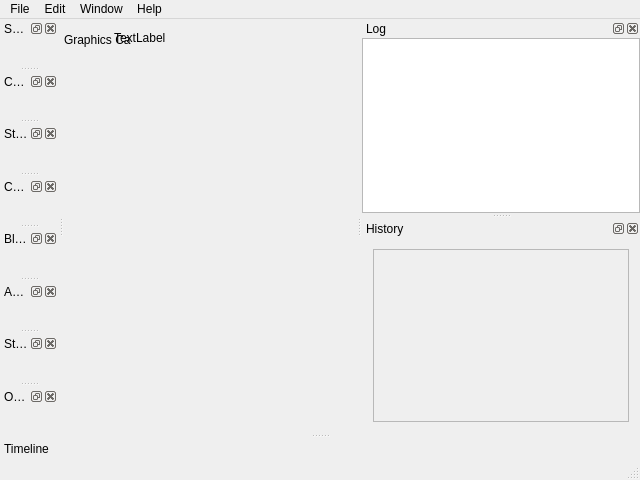
<?xml version="1.0" encoding="UTF-8"?>
<ui version="4.0">
 <class>MainWindow</class>
 <widget class="QMainWindow" name="MainWindow">
  <property name="geometry">
   <rect>
    <x>0</x>
    <y>0</y>
    <width>640</width>
    <height>480</height>
   </rect>
  </property>
  <property name="minimumSize">
   <size>
    <width>640</width>
    <height>480</height>
   </size>
  </property>
  <property name="contextMenuPolicy">
   <enum>Qt::NoContextMenu</enum>
  </property>
  <property name="dockOptions">
   <set>QMainWindow::AllowTabbedDocks|QMainWindow::AnimatedDocks|QMainWindow::ForceTabbedDocks</set>
  </property>
  <widget class="CentralStackedWidget" name="centralStackedWidget">
   <widget class="QLabel" name="gpuInfoLabel">
    <property name="geometry">
     <rect>
      <x>0</x>
      <y>0</y>
      <width>16</width>
      <height>16</height>
     </rect>
    </property>
    <property name="text">
     <string/>
    </property>
   </widget>
   <widget class="QLabel" name="graphicsCardLabel">
    <property name="geometry">
     <rect>
      <x>0</x>
      <y>13</y>
      <width>67</width>
      <height>16</height>
     </rect>
    </property>
    <property name="text">
     <string>Graphics Card</string>
    </property>
   </widget>
   <widget class="QLabel" name="renderedFrame">
    <property name="geometry">
     <rect>
      <x>50</x>
      <y>10</y>
      <width>67</width>
      <height>17</height>
     </rect>
    </property>
    <property name="text">
     <string>TextLabel</string>
    </property>
   </widget>
  </widget>
  <widget class="QStatusBar" name="statusBar"/>
  <widget class="QDockWidget" name="seekBarDock">
   <property name="features">
    <set>QDockWidget::NoDockWidgetFeatures</set>
   </property>
   <property name="allowedAreas">
    <set>Qt::BottomDockWidgetArea|Qt::TopDockWidgetArea</set>
   </property>
   <property name="windowTitle">
    <string>Timeline</string>
   </property>
   <attribute name="dockWidgetArea">
    <number>8</number>
   </attribute>
   <widget class="SeekBar" name="seekbar"/>
  </widget>
  <widget class="QDockWidget" name="logWidgetDock">
   <property name="floating">
    <bool>false</bool>
   </property>
   <property name="windowTitle">
    <string>Log</string>
   </property>
   <attribute name="dockWidgetArea">
    <number>2</number>
   </attribute>
   <widget class="LogWidget" name="logWidget"/>
  </widget>
  <widget class="QDockWidget" name="synchronizationWidgetDock">
   <property name="allowedAreas">
    <set>Qt::LeftDockWidgetArea|Qt::RightDockWidgetArea</set>
   </property>
   <property name="windowTitle">
    <string>Synchronization</string>
   </property>
   <attribute name="dockWidgetArea">
    <number>1</number>
   </attribute>
   <widget class="SynchronizationWidget" name="synchronizationWidget"/>
  </widget>
  <widget class="QDockWidget" name="colorCorrectionWidgetDock">
   <property name="allowedAreas">
    <set>Qt::LeftDockWidgetArea|Qt::RightDockWidgetArea</set>
   </property>
   <property name="windowTitle">
    <string>Color correction</string>
   </property>
   <attribute name="dockWidgetArea">
    <number>1</number>
   </attribute>
   <widget class="ExposureWidget" name="exposureWidget"/>
  </widget>
  <widget class="QMenuBar" name="menuBar">
   <property name="geometry">
    <rect>
     <x>0</x>
     <y>0</y>
     <width>640</width>
     <height>20</height>
    </rect>
   </property>
   <widget class="QMenu" name="menuFile">
    <property name="title">
     <string>File</string>
    </property>
    <addaction name="actionNew"/>
    <addaction name="separator"/>
    <addaction name="actionOpenPTV"/>
    <addaction name="actionOpen_Media"/>
    <addaction name="actionOpen_Working_Directory"/>
    <addaction name="separator"/>
    <addaction name="actionSave_ptv"/>
    <addaction name="actionSave_Project_As"/>
    <addaction name="separator"/>
    <addaction name="actionExit"/>
   </widget>
   <widget class="QMenu" name="menuHelp">
    <property name="title">
     <string>Help</string>
    </property>
    <addaction name="actionSupport"/>
    <addaction name="separator"/>
    <addaction name="separator"/>
    <addaction name="actionAbout"/>
    <addaction name="actionShortcut"/>
   </widget>
   <widget class="QMenu" name="menuEdit">
    <property name="title">
     <string>Edit</string>
    </property>
    <addaction name="actionPreferences"/>
    <addaction name="separator"/>
    <addaction name="actionExtract_stills_to"/>
    <addaction name="actionExtract_stills"/>
    <addaction name="actionExtract_output_to"/>
    <addaction name="separator"/>
   </widget>
   <widget class="QMenu" name="menuWindow">
    <property name="title">
     <string>Window</string>
    </property>
   </widget>
   <addaction name="menuFile"/>
   <addaction name="menuEdit"/>
   <addaction name="menuWindow"/>
   <addaction name="menuHelp"/>
  </widget>
  <widget class="QDockWidget" name="stabilizationWidgetDock">
   <property name="allowedAreas">
    <set>Qt::LeftDockWidgetArea|Qt::RightDockWidgetArea</set>
   </property>
   <property name="windowTitle">
    <string>Stabilization &amp;&amp; Orientation</string>
   </property>
   <attribute name="dockWidgetArea">
    <number>1</number>
   </attribute>
   <widget class="StabilizationWidget" name="stabilizationWidget"/>
  </widget>
  <widget class="QDockWidget" name="calibrationWidgetDock">
   <property name="allowedAreas">
    <set>Qt::LeftDockWidgetArea|Qt::RightDockWidgetArea</set>
   </property>
   <property name="windowTitle">
    <string>Calibration</string>
   </property>
   <attribute name="dockWidgetArea">
    <number>1</number>
   </attribute>
   <widget class="CalibrationWidget" name="calibrationWidget"/>
  </widget>
  <widget class="QDockWidget" name="blendingMaskWidgetDock">
   <property name="allowedAreas">
    <set>Qt::LeftDockWidgetArea|Qt::RightDockWidgetArea</set>
   </property>
   <property name="windowTitle">
    <string>Blending mask</string>
   </property>
   <attribute name="dockWidgetArea">
    <number>1</number>
   </attribute>
   <widget class="BlendingMaskWidget" name="blendingMaskWidget"/>
  </widget>
  <widget class="QDockWidget" name="advancedBlendingWidgetDock">
   <property name="allowedAreas">
    <set>Qt::LeftDockWidgetArea|Qt::RightDockWidgetArea</set>
   </property>
   <property name="windowTitle">
    <string>Advanced blending</string>
   </property>
   <attribute name="dockWidgetArea">
    <number>1</number>
   </attribute>
   <widget class="AdvancedBlendingWidget" name="advancedBlendingWidget"/>
  </widget>
  <widget class="QDockWidget" name="commandWidgetDock">
   <property name="windowTitle">
    <string>History</string>
   </property>
   <attribute name="dockWidgetArea">
    <number>2</number>
   </attribute>
   <widget class="QWidget" name="commandWidget">
    <layout class="QHBoxLayout" name="commandLayout">
     <item>
      <widget class="QUndoView" name="undoView">
       <property name="enabled">
        <bool>false</bool>
       </property>
      </widget>
     </item>
    </layout>
   </widget>
  </widget>
  <widget class="QDockWidget" name="stereoWidgetDock">
   <property name="allowedAreas">
    <set>Qt::LeftDockWidgetArea|Qt::RightDockWidgetArea</set>
   </property>
   <property name="windowTitle">
    <string>Stereo configuration</string>
   </property>
   <attribute name="dockWidgetArea">
    <number>1</number>
   </attribute>
   <widget class="StereoConfigurationWidget" name="stereoWidget"/>
  </widget>
  <widget class="QDockWidget" name="outputConfigDockWidget">
   <property name="allowedAreas">
    <set>Qt::LeftDockWidgetArea|Qt::RightDockWidgetArea</set>
   </property>
   <property name="windowTitle">
    <string>Output configuration</string>
   </property>
   <attribute name="dockWidgetArea">
    <number>1</number>
   </attribute>
   <widget class="OutputConfigurationWidget" name="outputConfigurationWidget"/>
  </widget>
  <action name="actionExit">
   <property name="text">
    <string>Exit</string>
   </property>
   <property name="shortcut">
    <string notr="true">Alt+F4</string>
   </property>
   <property name="shortcutContext">
    <enum>Qt::ApplicationShortcut</enum>
   </property>
  </action>
  <action name="actionAbout">
   <property name="text">
    <string>About</string>
   </property>
  </action>
  <action name="actionOpenPTV">
   <property name="text">
    <string>Open project...</string>
   </property>
   <property name="iconText">
    <string>Open project...</string>
   </property>
   <property name="toolTip">
    <string>Open project...</string>
   </property>
   <property name="shortcut">
    <string>Ctrl+O</string>
   </property>
   <property name="shortcutContext">
    <enum>Qt::ApplicationShortcut</enum>
   </property>
  </action>
  <action name="actionSave_ptv">
   <property name="enabled">
    <bool>false</bool>
   </property>
   <property name="text">
    <string>Save project</string>
   </property>
   <property name="toolTip">
    <string>Save project</string>
   </property>
   <property name="shortcut">
    <string>Ctrl+S</string>
   </property>
   <property name="shortcutContext">
    <enum>Qt::ApplicationShortcut</enum>
   </property>
  </action>
  <action name="actionPreferences">
   <property name="text">
    <string>Preferences</string>
   </property>
   <property name="shortcut">
    <string notr="true">Ctrl+,</string>
   </property>
   <property name="shortcutContext">
    <enum>Qt::ApplicationShortcut</enum>
   </property>
  </action>
  <action name="actionExtract_stills_to">
   <property name="text">
    <string>Extract stills to...</string>
   </property>
   <property name="iconText">
    <string>Extract stills to...</string>
   </property>
   <property name="toolTip">
    <string>Choose a working directory and extract current frame from sources videos...</string>
   </property>
   <property name="shortcut">
    <string>Ctrl+Shift+E</string>
   </property>
   <property name="shortcutContext">
    <enum>Qt::ApplicationShortcut</enum>
   </property>
  </action>
  <action name="actionNew">
   <property name="text">
    <string>New project</string>
   </property>
   <property name="toolTip">
    <string>New project</string>
   </property>
   <property name="shortcut">
    <string>Ctrl+N</string>
   </property>
   <property name="shortcutContext">
    <enum>Qt::ApplicationShortcut</enum>
   </property>
  </action>
  <action name="actionSave_Project_As">
   <property name="enabled">
    <bool>false</bool>
   </property>
   <property name="text">
    <string>Save project as...</string>
   </property>
   <property name="iconText">
    <string>Save project as...</string>
   </property>
   <property name="toolTip">
    <string>Save project as...</string>
   </property>
   <property name="shortcut">
    <string>Ctrl+Shift+S</string>
   </property>
   <property name="shortcutContext">
    <enum>Qt::ApplicationShortcut</enum>
   </property>
  </action>
  <action name="actionSupport">
   <property name="text">
    <string>Get support</string>
   </property>
   <property name="shortcut">
    <string>F1</string>
   </property>
   <property name="shortcutContext">
    <enum>Qt::ApplicationShortcut</enum>
   </property>
  </action>
  <action name="actionCheck_For_Update">
   <property name="text">
    <string>Check for update</string>
   </property>
   <property name="visible">
    <bool>true</bool>
   </property>
  </action>
  <action name="actionOpen_Working_Directory">
   <property name="text">
    <string>Open working directory</string>
   </property>
   <property name="shortcut">
    <string>Ctrl+D</string>
   </property>
   <property name="shortcutContext">
    <enum>Qt::ApplicationShortcut</enum>
   </property>
  </action>
  <action name="actionApply_Calibration">
   <property name="text">
    <string>Apply calibration</string>
   </property>
   <property name="shortcutContext">
    <enum>Qt::ApplicationShortcut</enum>
   </property>
  </action>
  <action name="actionNew_Calibration">
   <property name="text">
    <string>New calibration</string>
   </property>
   <property name="shortcutContext">
    <enum>Qt::ApplicationShortcut</enum>
   </property>
  </action>
  <action name="actionExtract_stills">
   <property name="text">
    <string>Extract stills</string>
   </property>
   <property name="toolTip">
    <string>Extract current frame from input videos</string>
   </property>
   <property name="shortcut">
    <string notr="true">Ctrl+E</string>
   </property>
   <property name="shortcutContext">
    <enum>Qt::ApplicationShortcut</enum>
   </property>
  </action>
  <action name="actionToggle_Fullscreen">
   <property name="text">
    <string>Fullscreen</string>
   </property>
   <property name="shortcut">
    <string notr="true">F</string>
   </property>
   <property name="shortcutContext">
    <enum>Qt::ApplicationShortcut</enum>
   </property>
  </action>
  <action name="actionExtract_output_to">
   <property name="text">
    <string>Save current frame as...</string>
   </property>
   <property name="iconText">
    <string>Save current frame as...</string>
   </property>
   <property name="toolTip">
    <string>Save current frame as...</string>
   </property>
  </action>
  <action name="actionShortcut">
   <property name="text">
    <string>Shortcuts</string>
   </property>
  </action>
  <action name="actionOpen_Media">
   <property name="text">
    <string>Open media...</string>
   </property>
   <property name="iconText">
    <string>Open media...</string>
   </property>
   <property name="toolTip">
    <string>Open media...</string>
   </property>
   <property name="shortcut">
    <string>Ctrl+Shift+O</string>
   </property>
  </action>
 </widget>
 <layoutdefault spacing="6" margin="11"/>
 <customwidgets>
  <customwidget>
   <class>LogWidget</class>
   <extends>QTextEdit</extends>
   <header>libvideostitch-gui/widgets/logwidget.hpp</header>
   <container>1</container>
  </customwidget>
  <customwidget>
   <class>CentralStackedWidget</class>
   <extends>QWidget</extends>
   <header>../src/centralwidget/centralstackedwidget.hpp</header>
   <container>1</container>
  </customwidget>
  <customwidget>
   <class>SynchronizationWidget</class>
   <extends>QWidget</extends>
   <header>../src/widgets/synchronizationwidget.hpp</header>
   <container>1</container>
  </customwidget>
  <customwidget>
   <class>SeekBar</class>
   <extends>QWidget</extends>
   <header>../src/widgets/seekbar.hpp</header>
   <container>1</container>
  </customwidget>
  <customwidget>
   <class>ExposureWidget</class>
   <extends>QWidget</extends>
   <header>../src/widgets/exposurewidget.hpp</header>
   <container>1</container>
  </customwidget>
  <customwidget>
   <class>StabilizationWidget</class>
   <extends>QWidget</extends>
   <header>../src/widgets/stabilizationwidget.hpp</header>
   <container>1</container>
  </customwidget>
  <customwidget>
   <class>CalibrationWidget</class>
   <extends>QWidget</extends>
   <header>../src/widgets/calibrationwidget.hpp</header>
   <container>1</container>
  </customwidget>
  <customwidget>
   <class>BlendingMaskWidget</class>
   <extends>QWidget</extends>
   <header>../src/widgets/blendingmaskwidget.hpp</header>
   <container>1</container>
  </customwidget>
  <customwidget>
   <class>AdvancedBlendingWidget</class>
   <extends>QWidget</extends>
   <header>../src/widgets/advancedblendingwidget.hpp</header>
   <container>1</container>
  </customwidget>
  <customwidget>
   <class>StereoConfigurationWidget</class>
   <extends>QWidget</extends>
   <header>../src/widgets/stereoconfigurationwidget.hpp</header>
   <container>1</container>
  </customwidget>
  <customwidget>
   <class>OutputConfigurationWidget</class>
   <extends>QWidget</extends>
   <header>../src/widgets/outputconfigurationwidget.hpp</header>
   <container>1</container>
  </customwidget>
  <customwidget>
   <class>QUndoView</class>
   <extends>QListView</extends>
   <header location="global">qundoview.hpp</header>
  </customwidget>
 </customwidgets>
 <resources/>
 <connections/>
</ui>
